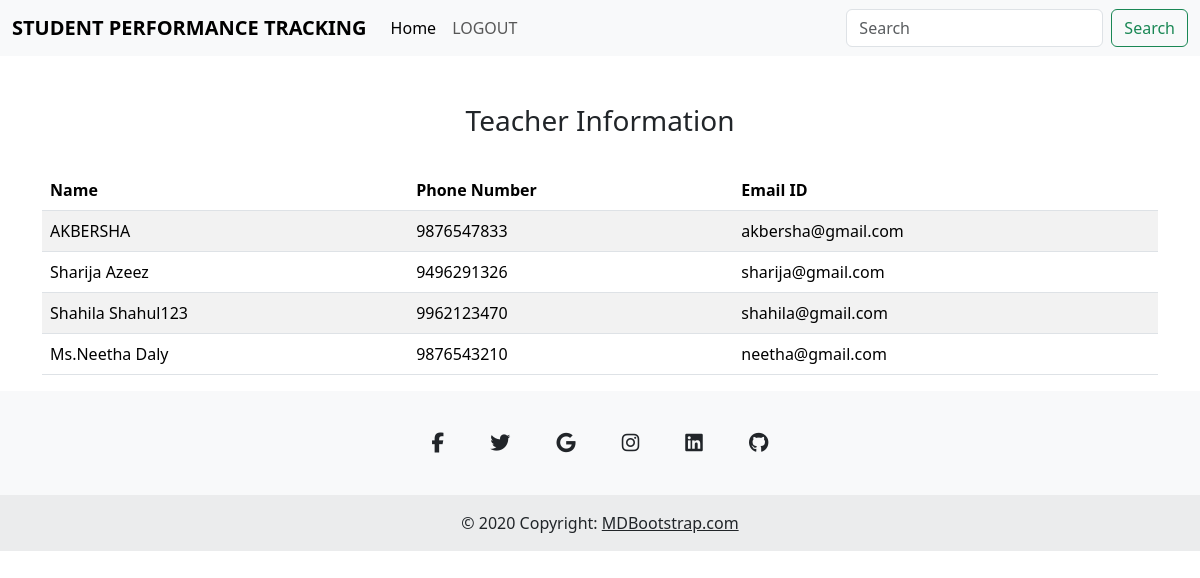
Screenshot of /Parent/techer_info/ with the database file from the repository.
### Administrator/models.py (models this page shows)
class Faculty(models.Model):
    GENDER_CHOICES = [
        ('male', 'Male'),
        ('female', 'Female'),
        ('other', 'Other'),
    ]
    name = models.CharField(max_length=100)
    dob = models.DateField()
    email = models.EmailField(unique=True)
    phone = models.CharField(max_length=15)
    gender = models.CharField(max_length=10, choices=GENDER_CHOICES)
    department = models.CharField(max_length=100)
    qualification = models.CharField(max_length=100)
    experience = models.IntegerField()
    password=models.CharField(max_length=50)

### Parent/views.py (the view)
# urls.py: path('techer_info/',views.techer_info, name="techer_info"),
def techer_info(request):
    info=Faculty.objects.all()
    return render(request,'Parent/View_teacher.html',{'info':info})

### Parent/templates/Parent/View_teacher.html (shortened to what this page needs)
<!DOCTYPE html>
<html lang="en">
<head>
    <link href="https://cdn.jsdelivr.net/npm/bootstrap@5.3.0/dist/css/bootstrap.min.css" rel="stylesheet">
    <link href="https://cdn.jsdelivr.net/npm/bootstrap@5.3.3/dist/css/bootstrap.min.css" rel="stylesheet"
>
</head>
<body>
       <nav class="navbar navbar-expand-lg navbar-light bg-light">
        <div class="container-fluid">
            <a class="navbar-brand" href="{% url 'Parent:Parent_home'%}"><b>STUDENT PERFORMANCE TRACKING</b> </a>
            <div class="collapse navbar-collapse" id="navbarScroll">
                <ul class="navbar-nav me-auto my-2 my-lg-0 navbar-nav-scroll" style="--bs-scroll-height: 100px;">
                    <li class="nav-item">
                        <a class="nav-link active" aria-current="page" href="{% url 'Parent:Parent_home'%}">Home</a>
                    </li>
                    <li class="nav-item">
                        <a class="nav-link" href="{% url 'Administrator:index' %}">LOGOUT</a>
                    </li>
                        </ul>
                <form class="d-flex">
                    <input class="form-control me-2" type="search" placeholder="Search" aria-label="Search">
                    <button class="btn btn-outline-success" type="submit">Search</button>
                </form>
            </div>
        </div>
    </nav>
    <div class="container mt-5">
        <h3 align="center">Teacher Information</h3>
        <br>
        <table class="table table-striped">
            <thead>
                <tr>
                    <th>Name</th>
                    <th>Phone Number</th>
                    <th>Email ID</th>
                </tr>
            </thead>
            <tbody>
                {% for teacher in info %}
                <tr>
                    <td>{{ teacher.name }}</td>
                    <td>{{ teacher.phone }}</td>
                    <td>{{ teacher.email }}</td>
                </tr>
                {% endfor %}
            </tbody>
        </table>
    </div>
 <footer class="text-center bg-body-tertiary">
    <div class="container pt-4">
      <section class="mb-4">
        <a
          data-mdb-ripple-init
          class="btn btn-link btn-floating btn-lg text-body m-1"
          href="#!"
          role="button"
          data-mdb-ripple-color="dark"
          ><i class="fab fa-facebook-f"></i
        ></a>
        <a
          data-mdb-ripple-init
          class="btn btn-link btn-floating btn-lg text-body m-1"
          href="#!"
          role="button"
          data-mdb-ripple-color="dark"
          ><i class="fab fa-twitter"></i
        ></a>
        <a
          data-mdb-ripple-init
          class="btn btn-link btn-floating btn-lg text-body m-1"
          href="#!"
          role="button"
          data-mdb-ripple-color="dark"
          ><i class="fab fa-google"></i
        ></a>
        <a
          data-mdb-ripple-init
          class="btn btn-link btn-floating btn-lg text-body m-1"
          href="#!"
          role="button"
          data-mdb-ripple-color="dark"
          ><i class="fab fa-instagram"></i
        ></a>
        <a
          data-mdb-ripple-init
          class="btn btn-link btn-floating btn-lg text-body m-1"
          href="#!"
          role="button"
          data-mdb-ripple-color="dark"
          ><i class="fab fa-linkedin"></i
        ></a>
        <a
          data-mdb-ripple-init
          class="btn btn-link btn-floating btn-lg text-body m-1"
          href="#!"
          role="button"
          data-mdb-ripple-color="dark"
          ><i class="fab fa-github"></i
        ></a>
      </section>
    </div>
    <div class="text-center p-3" style="background-color: rgba(0, 0, 0, 0.05);">
      © 2020 Copyright:
      <a class="text-body" href="https://mdbootstrap.com/">MDBootstrap.com</a>
    </div>
  </footer>
</body>
</html>

### rows the page displays
Faculty: name "AKBERSHA", phone "9876547833", email "akbersha@gmail.com"
Faculty: name "Sharija Azeez", phone "9496291326", email "sharija@gmail.com"
Faculty: name "Shahila Shahul123", phone "9962123470", email "shahila@gmail.com"
Faculty: name "Ms.Neetha Daly", phone "9876543210", email "neetha@gmail.com"
